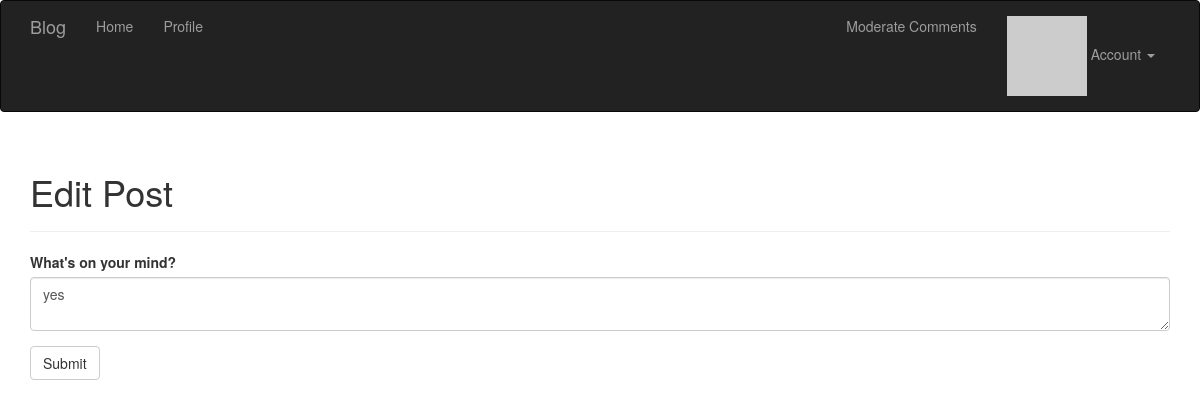
The page /edit/3 (signed in) on the database as committed earlier.
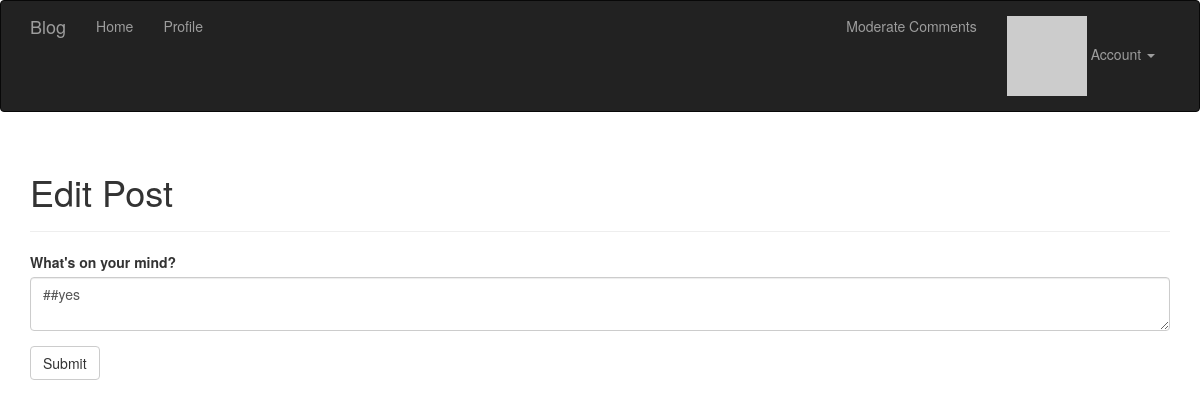
The same page on the database as committed later.
### app/models.py (models this page shows, shortened)
class Post(db.Model):
	__tablename__='posts'
	id = db.Column(db.Integer, primary_key=True)
	body = db.Column(db.Text)
	body_html = db.Column(db.Text)
	timestamp = db.Column(db.DateTime, index=True, default=datetime.utcnow)
	author_id = db.Column(db.Integer, db.ForeignKey('users.id'))
	comments = db.relationship('Comment',backref='post',lazy='dynamic')

### app/main/views.py (the view)
@main.route('/edit/<int:id>',methods=['GET','POST'])
@login_required
def edit(id):
	post = Post.query.get_or_404(id)
	if current_user != post.author and not current_user.can(Permission.ADMINISTER):
		abort(403)
	form = PostForm()
	if form.validate_on_submit():
		post.body = form.body.data
		db.session.add(post)
		flash('The post has been updated.')
		return redirect(url_for('.post', id=post.id))
	form.body.data = post.body
	return render_template('edit_post.html',form=form)

### app/main/forms.py
class PostForm(FlaskForm):
	body = PageDownField("What's on your mind?", validators=[Required()])
	submit = SubmitField('Submit')

### app/auth/views.py (called while the page is built)
@auth.before_app_request #在全局的所有request之前，判断如果1.用户登录2.且未确认3.且请求的端点不在auth蓝本中,则强制跳转到unconfirm界面
def before_request():
	if current_user.is_authenticated:
		current_user.ping()
		if not current_user.confirmed \
			and request.endpoint \
			and request.endpoint[:5]!= 'auth.'\
			and request.endpoint != 'static':
			return redirect(url_for('auth.unconfirmed'))

### app/main/__init__.py (called while the page is built)
@main.app_context_processor #Permission类加入全局上下文卡，在所有模板中都可以全局访问
def inject_perssions():
	return dict(Permission=Permission)

### app/models.py (called while the page is built)
	@login_manager.user_loader #这个是登录模块的东西
	def load_user(user_id):
		return User.query.get(int(user_id)) #返回当前user对象，作为current_user

	def can(self, permissions):
		return self.role is not None and \
			(self.role.permissions & permissions) == permissions #权限判断巧妙

	def ping(self):
		self.last_seen = datetime.utcnow()
		db.session.add(self)

### app/templates/edit_post.html (shortened to what this page needs)
{% extends "base.html" %}
{% import "bootstrap/wtf.html" as wtf %}
{% block page_content %}
<div class="page-header">
    <h1>Edit Post</h1>
</div>
<div>
    {{ wtf.quick_form(form) }}
</div>
{% endblock %}

Rows that differ between the two databases and show on the page:
changed Post: body "yes" → "##yes"
